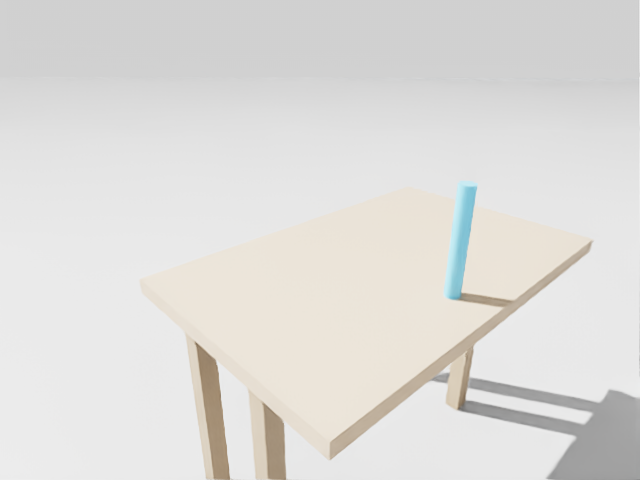
#> input picture 第七次進度報告素材/圖表/acq_chain_frames/rb1_accept_t12.57.png, 640 x 480 px
$ python bottle_cnn_wholebody_architecture.py
#> lines starting #> are read from the running program, lines starting #| are printed output that depends on the picture
#!/usr/bin/env python3
"""Code-native architecture figure, checked against the local implementation.

No simulation, training or inference. Feature stacks are schematic, not measured
activation maps. Only the small input/output scene images are recorded imagery.
"""
from __future__ import annotations

import hashlib
import json
from pathlib import Path

import matplotlib
matplotlib.use('Agg')
import matplotlib.pyplot as plt
from matplotlib import font_manager
from matplotlib.patches import FancyArrowPatch, FancyBboxPatch, PathPatch, Rectangle
from matplotlib.path import Path as MplPath
import numpy as np
from PIL import Image


ROOT = Path(__file__).resolve().parents[1]
OUT = ROOT / '第七次進度報告素材/圖表/MaskRCNN到全身GMPC_完整架構_20261102'
CAMERA = ROOT / '第七次進度報告素材/圖表/acq_chain_frames/rb1_accept_t12.57.png'
SCENE = ROOT / '第七次進度報告素材/圖表/rb1_keyframes/rb1_t19.7.png'
NAVY, GRAY = '#16314E', '#617389'
BLUE, TEAL, ORANGE = '#2B65A4', '#137C79', '#B45B20'
PALE_BLUE, PALE_TEAL, PALE_ORANGE = '#F0F5FC', '#F0F8F6', '#FEF5EA'


def main():
    outputs = [OUT.with_suffix(s) for s in ('.png', '.svg', '.json')]
    if any(p.exists() for p in outputs):
        raise FileExistsError('Preserve old outputs; choose a new stem.')
    font = '/usr/share/fonts/opentype/noto/NotoSansCJK-Regular.ttc'
    font_manager.fontManager.addfont(font)
    plt.rcParams.update({'font.family': font_manager.FontProperties(fname=font).get_name(),
                         'svg.fonttype': 'path', 'axes.unicode_minus': False})
    fig = plt.figure(figsize=(20, 11.25), facecolor='white', dpi=180)
    ax = fig.add_axes([0, 0, 1, 1], xlim=(0, 1920), ylim=(1080, 0))
    ax.set_axis_off()

    def txt(x, y, value, size=15, color=NAVY, ha='center', weight='normal', **kw):
        return ax.text(x, y, value, fontsize=size, color=color, ha=ha, va='center',
                       weight=weight, zorder=6, **kw)

    def rect(x, y, w, h, fc='white', ec='#CCD7E4', radius=9, lw=1.1, zorder=2):
        patch = FancyBboxPatch((x, y), w, h,
                    boxstyle=f'round,pad=0,rounding_size={radius}',
                    facecolor=fc, edgecolor=ec, lw=lw, zorder=zorder)
        ax.add_patch(patch)
        return patch

    def box(x, y, w, h, title, sub='', color=BLUE, fc='white', fs=16, ss=11):
        rect(x, y, w, h, fc=fc, ec=color)
        txt(x + w / 2, y + (h * .35 if sub else h / 2), title,
            fs, color=color, weight='bold')
        if sub:
            txt(x + w / 2, y + h * .69, sub, ss, color=GRAY, linespacing=1.6)

    def route(points, color=GRAY, dashed=False, arrow=True, lw=1.5):
        path = MplPath(points, [MplPath.MOVETO] + [MplPath.LINETO] * (len(points) - 1))
        style = '--' if dashed else '-'
        if arrow:
            p = FancyArrowPatch(path=path, arrowstyle='-|>', mutation_scale=15,
                                color=color, lw=lw, linestyle=style, zorder=4)
        else:
            p = PathPatch(path, fill=False, color=color, lw=lw, linestyle=style, zorder=4)
        ax.add_patch(p)

    txt(48, 48, '從 Mask R-CNN 到全身 GMPC', 28, ha='left', weight='bold')
    txt(48, 94, '影像分割 → 三維抓取目標 → 底盤與手臂聯合控制', 16, color=GRAY, ha='left')

    # -------------------- 1. Learned RGB segmentation --------------------
    rect(34, 133, 1852, 420, fc=PALE_BLUE, ec='#DAE5F3', radius=14, zorder=0)
    txt(58, 168, '01  學習式視覺｜Mask R-CNN ResNet-50 FPN v2',
        18, color=BLUE, ha='left', weight='bold')
    txt(1858, 168, '離線：COCO 預訓練 → 瓶子微調', 12, color=GRAY, ha='right')

    # RGB input: captured image, not an AI-created rendering.
    rect(60, 235, 165, 242, ec=BLUE)
    txt(142.5, 265, 'RGB 影像', 16, color=BLUE, weight='bold')
    image = np.asarray(Image.open(CAMERA).convert('RGB'))
#> image is the input picture: shape (480, 640, 3); mean R, G, B 222.5, 221.1, 218.3
    ax.imshow(image, extent=(75, 210, 404, 298), zorder=3, aspect='auto')
    txt(142.5, 448, '僅影像進網路', 11, color=GRAY)
    route([(225, 350), (257, 350)], BLUE)

    # ResNet-50 bottleneck stages. Counts verified from the local ResNet builder.
    rect(260, 222, 335, 273, ec=BLUE)
    txt(427.5, 253, 'ResNet-50', 18, color=BLUE, weight='bold')
    txt(427.5, 287, '7×7 Conv → MaxPool', 11, color=GRAY)
    stage_x = [276, 356, 436, 516]
    stage_h = [92, 76, 60, 46]
    for x, h, name, n in zip(stage_x, stage_h, ['C2', 'C3', 'C4', 'C5'], [3, 4, 6, 3]):
        for d in (6, 3, 0):
            ax.add_patch(Rectangle((x + d, 365 - h / 2 - d), 54, h,
                         facecolor='#E0ECFA', edgecolor=BLUE, lw=.7, zorder=3))
        txt(x + 27, 365, name, 12, color=BLUE, weight='bold')
        txt(x + 27, 430, f'×{n}', 11, color=GRAY)
    txt(427.5, 471, '殘差 Bottleneck blocks', 10, color=GRAY)
    route([(595, 350), (628, 350)], BLUE)

    rect(630, 222, 190, 273, ec=BLUE)
    txt(725, 253, 'FPN', 18, color=BLUE, weight='bold')
    for j, (length, name) in enumerate(zip([62, 84, 106, 128], ['P5', 'P4', 'P3', 'P2'])):
        yy = 288 + j * 37
        ax.add_patch(Rectangle((725 - length / 2, yy), length, 21,
                              facecolor='#D7E7F8', edgecolor=BLUE, lw=.8, zorder=3))
        txt(725, yy + 10.5, name, 10, color=BLUE)
    txt(725, 463, '多尺度特徵', 11, color=GRAY)
    txt(725, 484, 'P6 另供 RPN', 9, color=GRAY)

    # Detection inference branch, then a separate mask RoIAlign on detected boxes.
    box(860, 230, 160, 100, 'RPN', '產生候選框', fs=18)
    box(1055, 230, 160, 100, 'RoIAlign', '框特徵 7×7')
    box(1250, 230, 390, 100, '框／分類分支', 'Conv＋FC → 類別、信心、框回歸／NMS')
    box(1055, 390, 160, 100, 'RoIAlign', '遮罩特徵 14×14')
    box(1250, 390, 390, 100, '遮罩分支', '4×Conv → 上採樣 → 28×28 遮罩')
    route([(820, 280), (860, 280)], BLUE)
    route([(1020, 280), (1055, 280)], BLUE)
    route([(1215, 280), (1250, 280)], BLUE)
    route([(1215, 440), (1250, 440)], BLUE)
    # Shared FPN feature input to both RoIAlign modules (teaching view of inference).
    route([(820, 438), (837, 438), (837, 516), (1135, 516), (1135, 490)], BLUE)
    route([(837, 365), (1135, 365), (1135, 330)], BLUE)
    route([(837, 438), (837, 365)], BLUE, arrow=False)
    txt(940, 509, '共享 FPN 特徵', 9, color=BLUE)
    # Inference uses postprocessed detection boxes for mask RoIAlign.
    route([(1480, 330), (1480, 353), (1227, 353), (1227, 379), (1135, 379), (1135, 390)], BLUE)
    txt(1390, 345, '偵測框', 9, color=BLUE)

    rect(1695, 230, 165, 260, fc='#E2EDF9', ec=BLUE)
    txt(1777.5, 265, '實例輸出', 16, color=BLUE, weight='bold')
    txt(1777.5, 319, '偵測框', 13)
    txt(1777.5, 361, '類別／信心', 13)
    txt(1777.5, 416, '像素級遮罩', 13, color=BLUE, weight='bold')
    txt(1777.5, 462, '回到原影像尺寸', 9, color=GRAY)
    route([(1640, 280), (1695, 280)], BLUE)
    route([(1640, 440), (1695, 440)], BLUE)

    # -------------------- 2. Geometry, target/reference, full-body MPC -------
    txt(58, 591, '02  三維目標與全身控制', 18, color=TEAL, ha='left', weight='bold')
    # A single mask wire crosses the row boundary; depth never enters the CNN.
    route([(1777.5, 490), (1777.5, 611), (413, 611), (413, 762), (390, 762)], TEAL, lw=1.8)
    txt(1100, 592, '選定瓶子遮罩', 12, color=TEAL)
    box(60, 644, 330, 57, '深度 D＋內參 K＋相機位姿 T', color=TEAL, fc=PALE_TEAL, fs=12)
    route([(225, 701), (225, 729)], TEAL)
    box(60, 730, 330, 160, '三維定位',
        '遮罩內深度反投影／座標轉換\n瓶中心圓擬合＋支撐高度',
        color=TEAL, fc=PALE_TEAL, fs=19, ss=12)
    box(455, 730, 330, 160, '抓取目標／參考',
        '穩定、新鮮＋在線可行性核對\n生成預抓／插入／抬升 TCP 參考',
        color=TEAL, fc=PALE_TEAL, fs=17, ss=11)
    route([(390, 815), (455, 815)], TEAL)
    txt(620, 917, '瓶半徑、抓持帶與抓取方向先驗', 10, color=GRAY)

    # Shared state model and shared end-effector residual: not separate arm/base MPCs.
    rect(840, 700, 460, 230, fc=PALE_ORANGE, ec=ORANGE, radius=11, lw=1.5)
    txt(1070, 731, '全身 GMPC｜同一耦合 QP', 18, color=ORANGE, weight='bold')
    box(860, 760, 160, 63, '底盤預測', color=ORANGE, fc='white', fs=14)
    box(1050, 760, 230, 63, '手臂＋設定點預測', color=ORANGE, fc='white', fs=13)
    txt(1070, 853, '共同末端誤差＋運動／安全限制', 13, color=ORANGE)
    txt(1070, 896, r'$e_T\simeq r-L_B\Delta\Xi_B-L_aU_a$', 17, color=NAVY)
    route([(785, 815), (840, 815)], TEAL)
    txt(812, 790, '參考', 9, color=TEAL)
    box(875, 638, 390, 45, '導航路徑＋掃描／底盤安全限制',
        color=ORANGE, fc='white', fs=12)
    route([(1070, 683), (1070, 700)], ORANGE)

    box(1365, 732, 180, 66, '底盤速度', r'$\xi_B=(v_x,v_y,\omega)$',
        color=ORANGE, fc='white', fs=14, ss=12)
    box(1365, 850, 180, 66, '手臂設定點速率', r'$u_a=\dot s$',
        color=ORANGE, fc='white', fs=12, ss=13)
    route([(1300, 815), (1330, 815), (1330, 765), (1365, 765)], ORANGE)
    route([(1330, 815), (1330, 883), (1365, 883)], ORANGE)

    # Recorded scene: controller/executor relationship is illustrative, not timed.
    scene = np.asarray(Image.open(SCENE).convert('RGB'))
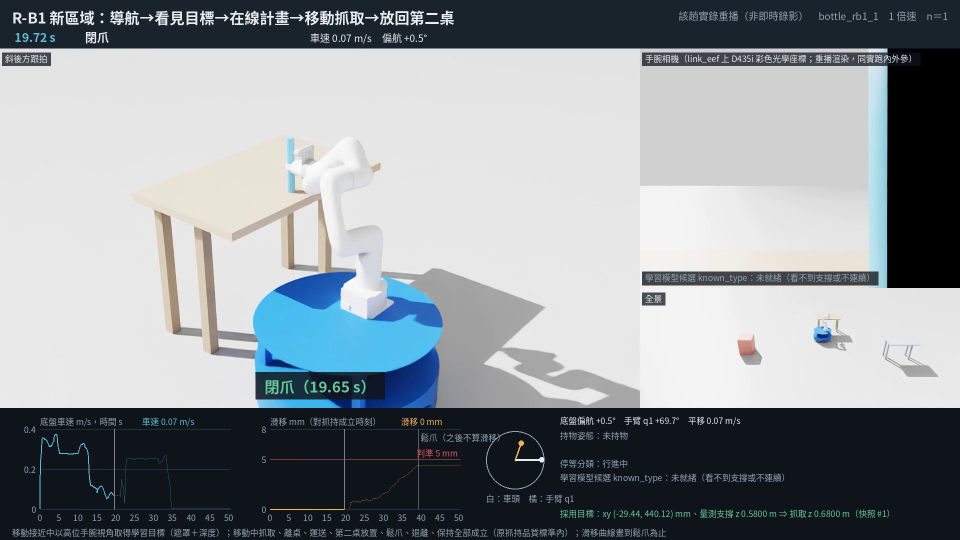
#> input picture 第七次進度報告素材/圖表/rb1_keyframes/rb1_t19.7.png, 1920 x 1080 px (shown at 1/2 size)
#> scene is the input picture: shape (1080, 1920, 3); mean R, G, B 141.1, 146.8, 151
    # Preserve exact source pixels; viewport excludes the replay diagnostic overlay.
    cropped = scene[170:735, 360:940]
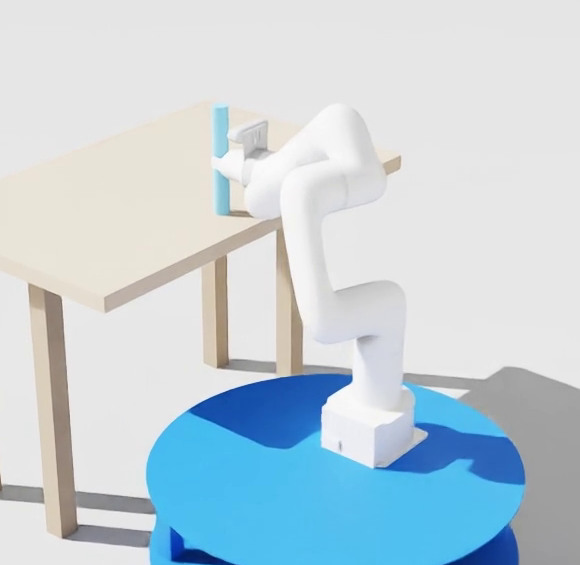
#> cropped: shape (565, 580, 3); mean R, G, B 195.1, 210.7, 219.1
    rect(1600, 700, 260, 230, fc='#F4F6F9', ec='#D4DEE9')
    ax.imshow(cropped, extent=(1607, 1853, 921, 705), zorder=3, aspect='auto')
    txt(1730, 672, '底盤＋手臂', 15, color=NAVY, weight='bold')
    route([(1545, 765), (1600, 765)], ORANGE)
    route([(1545, 883), (1600, 883)], ORANGE)
    # Feedback is from robot state, not segmentation. In-flight command prediction
    # is part of the execution-aware state used at the control-cycle start.
    route([(1730, 930), (1730, 982), (1070, 982), (1070, 930)], GRAY)
    txt(1400, 966, '量測狀態＋設定點＋在途命令 → 下一拍重算', 11, color=GRAY)

    txt(48, 1041, '藍：CNN 學習式分割　　綠：幾何定位／目標生成　　橘：全身控制',
        11, color=GRAY, ha='left')
    txt(1870, 1041, '實作架構示意｜非端到端學習控制', 11, color=GRAY, ha='right')
    fig.savefig(outputs[0], dpi=180, facecolor='white')
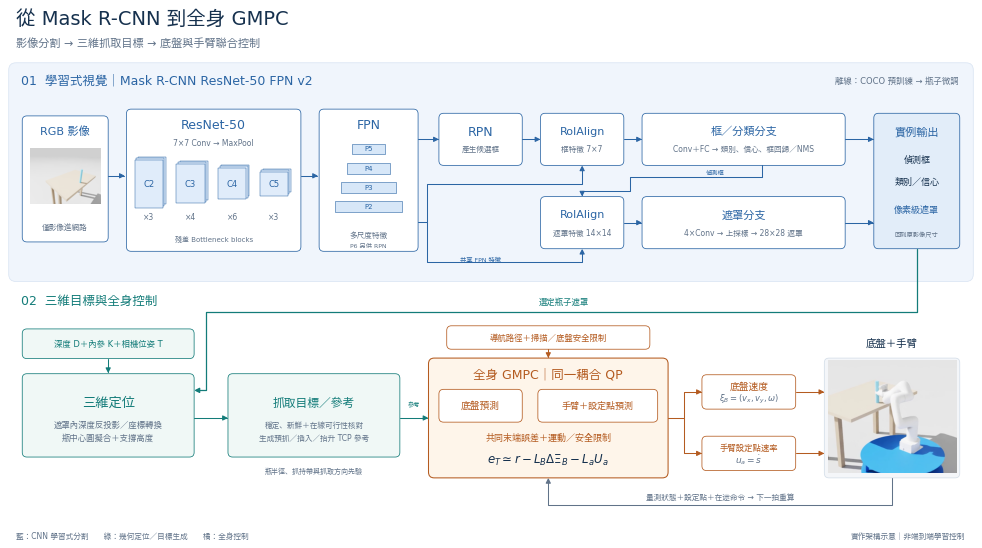
#> figure drawn by matplotlib, 1 panel
    fig.savefig(outputs[1], facecolor='white')
    plt.close(fig)

    sources = [ROOT / 'evaluation/dl0_train.py', ROOT / 'evaluation/bottle_seg_train.py',
               ROOT / 'evaluation/bottle_seg_depth3d.py', ROOT / 'evaluation/bottle_w1_segtarget_ctrl.py',
               ROOT / 'src/ammr_wholebody_mpc/ammr_wholebody_mpc/gmpc_wb.py', CAMERA, SCENE,
               ROOT / '.venv-dl0/lib/python3.12/site-packages/torchvision/models/detection/mask_rcnn.py',
               ROOT / '.venv-dl0/lib/python3.12/site-packages/torchvision/models/detection/roi_heads.py']
    meta = {
        'purpose': 'Primary-module inference architecture from Mask R-CNN to active whole-body manipulation.',
        'network': 'Torchvision Mask R-CNN ResNet-50 FPN v2; bottle/background fine-tuning from COCO.',
        'cnn_only_input': 'RGB',
        'inference_mask_path': 'Postprocessed detection boxes + shared FPN -> separate mask RoIAlign -> mask head.',
        'roi_align_sizes': {'box': 7, 'mask': 14},
        'mask_resolution_before_postprocessing': [28, 28],
        'depth_geometry_inputs': ['predicted mask', 'optical Z depth', 'K', 'capture-time measured camera pose'],
        'control': 'Base twist and arm setpoint-rate commands are jointly optimized; this figure emphasizes world-frame grasp tracking.',
        'limits': 'Known-type bottle radius/grasp band and task grasp direction; outside-network filtering/admission shown compactly; base safety not all-body collision guarantee.',
        'imagery': 'Camera and replay snippets from bottle_rb1_1 at different timestamps; no timeline correspondence claimed.',
        'graphics': 'Feature stacks and arrows are explanatory, not activation maps or measured vectors.',
        'processing': 'Native vector diagram; no new simulation, model inference, training, or image generation.',
#> (the run stopped early here; a loop or call above may not have finished)
